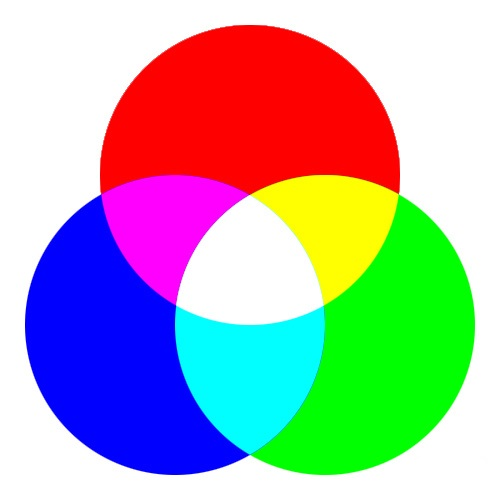
#> input picture cosine_similarity_color_extraction/test_rgb.jpg, 500 x 500 px
$ python cosine_similarity_1002.py
#> lines starting #> are read from the running program, lines starting #| are printed output that depends on the picture
import numpy as np
from matplotlib import pyplot as plt

img = plt.imread('test_rgb.jpg').astype(np.float64)
img_norm = np.sqrt(img[..., 0]**2 + img[..., 1]**2 + img[..., 2]**2)
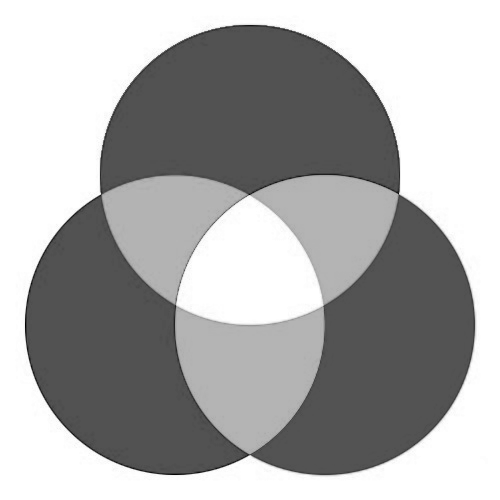
#> img_norm: shape (500, 500) float64; min 164.4, max 441.7, mean 351.7; drawn with min black and max white
img_norm = np.reshape(img_norm, (img_norm.shape + (1, )))
img_unit = img / img_norm
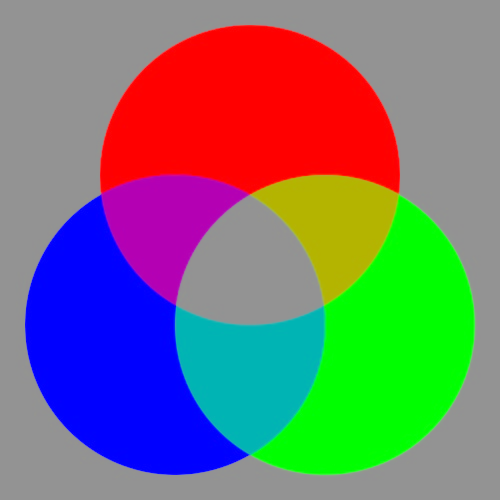
#> img_unit: shape (500, 500, 3) float64; mean R, G, B 0.467, 0.462, 0.463

R, G, B = [255.0, 0., 0.], [0., 255., 0.], [0., 0., 255.]

t_r = np.array(R)
t_r_norm = np.sqrt(np.sum(t_r**2))
t_r_unit = t_r / t_r_norm
img_dot_r = np.sum(img_unit * t_r_unit, axis=-1)
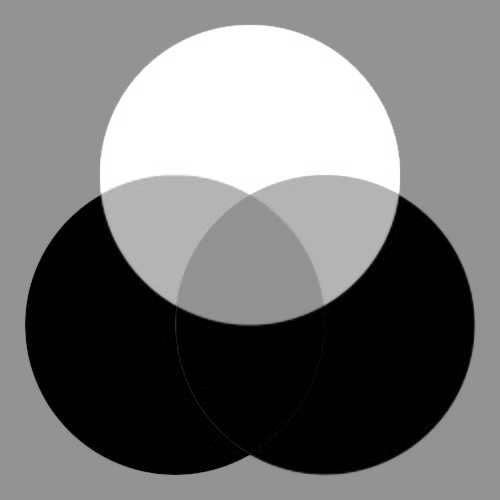
#> img_dot_r: shape (500, 500) float64; min 0, max 1, mean 0.467

t_g = np.array(G)
t_g_norm = np.sqrt(np.sum(t_g**2))
t_g_unit = t_g / t_g_norm
img_dot_g = np.sum(img_unit * t_g_unit, axis=-1)
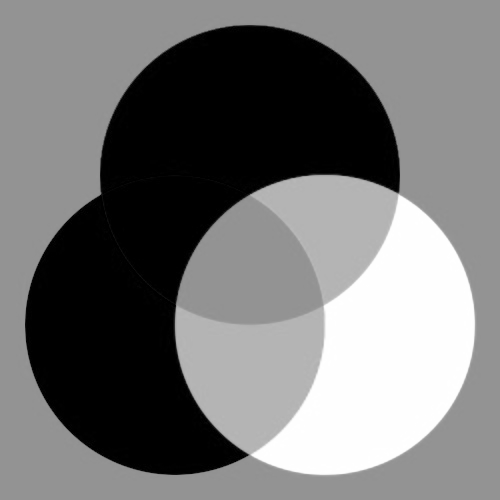
#> img_dot_g: shape (500, 500) float64; min 0, max 1, mean 0.462

t_b = np.array(B)
t_b_norm = np.sqrt(np.sum(t_b**2))
t_b_unit = t_b / t_b_norm
img_dot_b = np.sum(img_unit * t_b_unit, axis=-1)
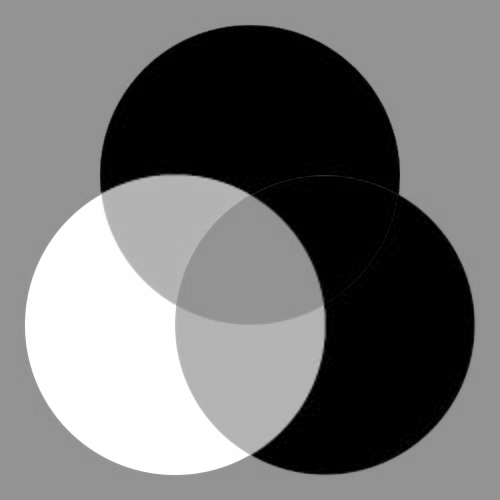
#> img_dot_b: shape (500, 500) float64; min 0, max 1, mean 0.463

fig, axes = plt.subplots(1, 4, figsize=(30, 10))
axes[0].imshow(img.astype(np.uint8))
axes[1].imshow(img_dot_r, cmap="gray")
axes[2].imshow(img_dot_g, cmap="gray")
axes[3].imshow(img_dot_b, cmap="gray")
fig.tight_layout()
plt.show()
